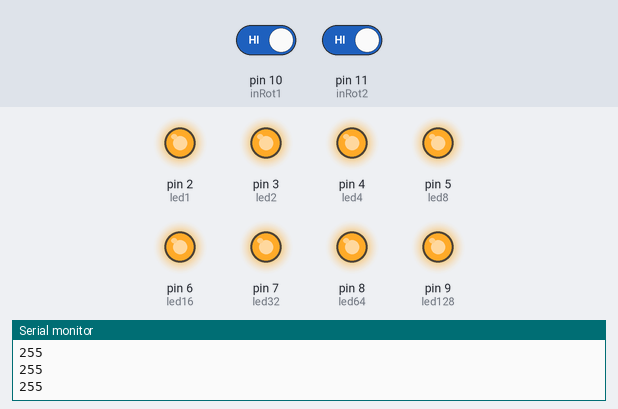
This sketch was run on a simulated Arduino Uno, built with avr-gcc and run on an emulated ATmega328P. Parts: output pins drawn as LEDs (lit = HIGH), the last lines printed to the serial monitor. The inputs (shaded band) are chosen by the test bench; at power-on: pin 10 (inRot1) HIGH, pin 11 (inRot2) HIGH.

Above: at 1.2 s.
1.3 s: pin 10 (inRot1) driven LOW
At 2.5 s:
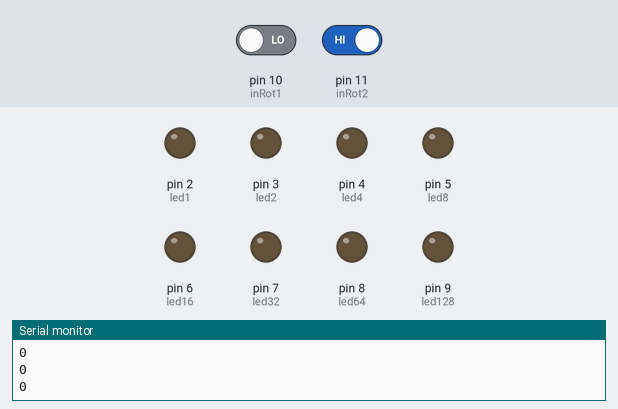
2.8 s: pin 10 (inRot1) driven HIGH
At 3.9 s:
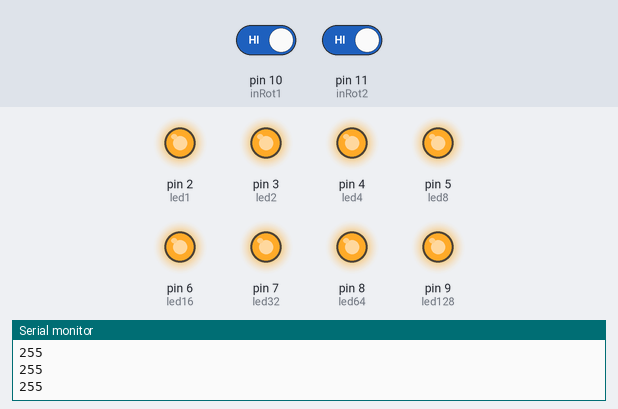
4.3 s: pin 10 (inRot1) driven LOW and pin 11 (inRot2) driven LOW
At 5.2 s:
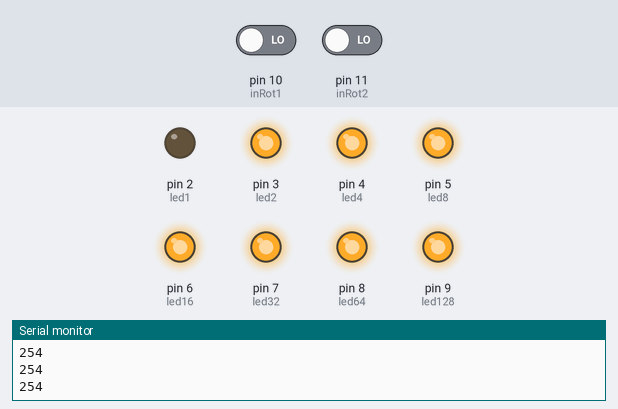
5.8 s: pin 10 (inRot1) driven HIGH and pin 11 (inRot2) driven HIGH
At 6.2 s:
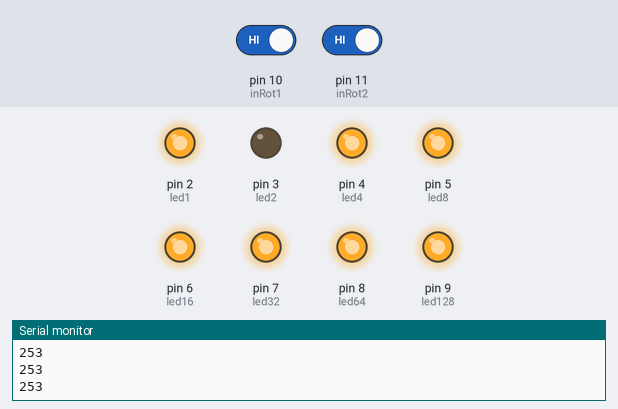
Timing chart, 0 to 8.3 s (numbered marks = the images above; inputs shaded):
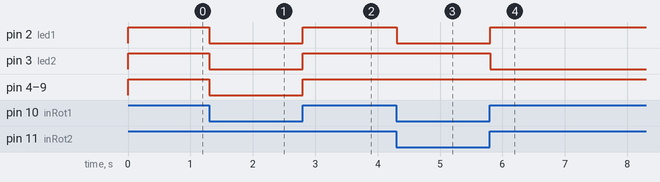

Measured:
- after the input at 1.3 s, pin 2 (led1), pin 3 (led2), pin 4 (led4), pin 5 (led8), pin 6 (led16), pin 7 (led32), pin 8 (led64), pin 9 (led128): HIGH → LOW at once
- after the input at 2.8 s, pin 2 (led1), pin 3 (led2), pin 4 (led4), pin 5 (led8), pin 6 (led16), pin 7 (led32), pin 8 (led64), pin 9 (led128): LOW → HIGH at once
- after the input at 4.3 s, pin 2 (led1): HIGH → LOW at once
- after the input at 5.8 s, pin 2 (led1): LOW → HIGH at once; pin 3 (led2): HIGH → LOW at once

The sketch:

Binary_counter.ino
```cpp
// Pin numbers
const int led1 = 2;
const int led2 = 3;
const int led4 = 4;
const int led8 = 5;
const int led16 = 6;
const int led32 = 7;
const int led64 = 8;
const int led128 = 9;

// Rotary encoder
const int inRot1 = 10;
const int inRot2 = 11;

// Variables
int counter = 0;
int aState, aLastState;

void decimal_to_binary(int input) {
// Construct a binary array and update its contents with the result of loop.
int bin_array[8] = {0,0,0,0,0,0,0,0};
// Set up a for loop to iterate input
for (int i = 0; input > 0; i++) {
     bin_array[i] = input%2 ; // stores the answer backwards
     input = input/2;
}
// Write LED based on array
digitalWrite(led1, bin_array[0]);
digitalWrite(led2, bin_array[1]);
digitalWrite(led4, bin_array[2]);
digitalWrite(led8, bin_array[3]);
digitalWrite(led16, bin_array[4]);
digitalWrite(led32, bin_array[5]);
digitalWrite(led64, bin_array[6]);
digitalWrite(led128, bin_array[7]);


}


void setup() {
  pinMode(led1, OUTPUT);
  pinMode(led2, OUTPUT);
  pinMode(led4, OUTPUT);
  pinMode(led8, OUTPUT);
  pinMode(led16, OUTPUT);
  pinMode(led32, OUTPUT);
  pinMode(led64, OUTPUT);
  pinMode(led128, OUTPUT);
  pinMode(inRot1, INPUT);
  pinMode(inRot2, INPUT);
  Serial.begin(9600);


}

void loop() {
// generate integer from knob,
int state1 = digitalRead(inRot1);
int state2 = digitalRead(inRot2);


// if state 1 changes, increment counter.
// the knob changes if state1 does not equal laststate
if (state1!= aLastState) {
  // Clockwise
   if (state2 != state1) {
    counter ++;
    if (counter > 255) counter = 0;
   }
   else counter--;
    if (counter < 0) counter = 255;
  // Decrement is ccw
}
decimal_to_binary(counter);

Serial.println(counter);
aLastState = state1;
}
```
